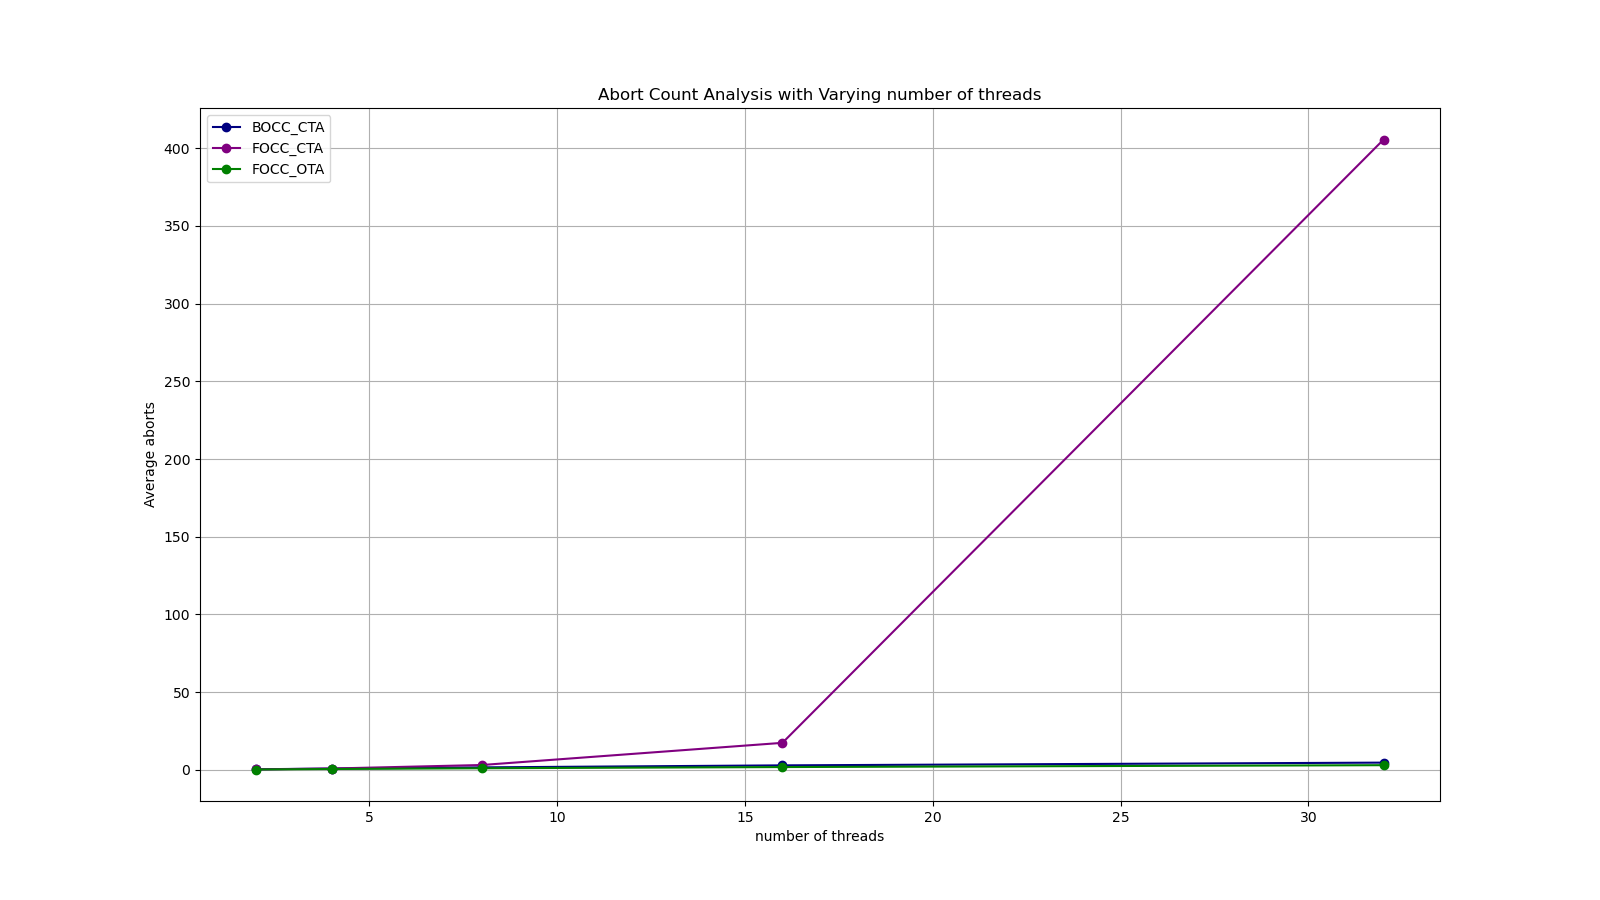

Here is the Python script that generated this plot:
# AbortCount analysis with varying threads 2-32

import matplotlib.pyplot as plt
import os

# Data
numThreads = [2, 4, 8, 16, 32]
BOCC_CTA = [0.345, 0.793, 1.563, 2.86, 4.619]
FOCC_CTA = [0.242, 0.819, 3.085, 17.35, 405.632]
FOCC_OTA = [0.194, 0.511, 0.997, 1.764, 2.974] # To be changes

# make a big plot
plt.figure(figsize=(16, 9))

# plot data
plt.plot(numThreads, BOCC_CTA, label='BOCC_CTA', marker='o', color='navy')
plt.plot(numThreads, FOCC_CTA, label='FOCC_CTA', marker='o', color='purple')
plt.plot(numThreads, FOCC_OTA, label='FOCC_OTA', marker='o', color='green')

# show grid lines
plt.grid(True)

plt.xlabel('number of threads')
plt.ylabel('Average aborts')
plt.title('Abort Count Analysis with Varying number of threads')
plt.legend()
script_name = os.path.splitext(os.path.basename(__file__))[0]
plt.savefig(f"{script_name}.png")
plt.show()
